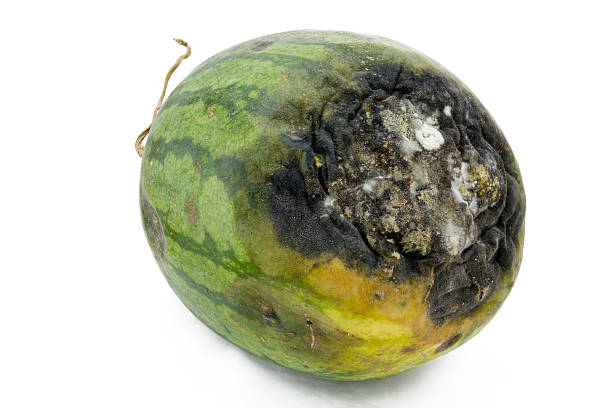
#> input picture dataset/train/semangka1.jpg, 612 x 408 px; its folder holds 4 pictures in this run
$ python deteksi_semangka.py   (older library calls are emulated)
#> lines starting #> are read from the running program, lines starting #| are printed output that depends on the picture
import os
import numpy as np
import pandas as pd
from skimage.feature import graycomatrix, graycoprops
from skimage import io, color
from sklearn.cluster import KMeans
import matplotlib.pyplot as plt
from sklearn.decomposition import PCA
import cv2

# Fungsi untuk mengekstrak fitur GLCM dari gambar
def extract_glcm_features(image_path):
#> called with image_path = 'dataset/train/semangka1.jpg'
    img = cv2.imread(image_path)
#> img is the input picture: shape (408, 612, 3); mean B, G, R 176.9, 194.6, 193.2

    # Convert RGBA to RGB if needed
    if img.shape[-1] == 4:  # If image has 4 channels (RGBA)
        img = cv2.cvtColor(img, cv2.COLOR_BGRA2BGR)

    # Convert to grayscale using cv2 instead of skimage
    img_gray = cv2.cvtColor(img, cv2.COLOR_BGR2GRAY)
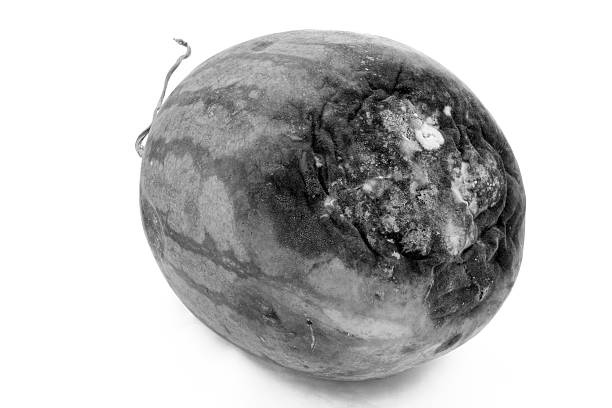
#> img_gray: shape (408, 612); min 0, max 255, mean 192.2

    glcm = graycomatrix(img_gray, distances=[1], angles=[0, np.pi/4, np.pi/2, 3*np.pi/4], symmetric=True, normed=True)

    contrast = graycoprops(glcm, 'contrast')
#> contrast = [[184.5, 251, 166.3, 265.2]]
    dissimilarity = graycoprops(glcm, 'dissimilarity')
#> dissimilarity = [[6.08, 7.33, 5.96, 7.6]]
    homogeneity = graycoprops(glcm, 'homogeneity')
#> homogeneity = [[0.58, 0.562, 0.574, 0.56]]
    energy = graycoprops(glcm, 'energy')
#> energy = [[0.487, 0.484, 0.487, 0.484]]
    correlation = graycoprops(glcm, 'correlation')
#> correlation = [[0.984, 0.978, 0.986, 0.977]]
    ASM = graycoprops(glcm, 'ASM')
#> ASM = [[0.237, 0.235, 0.237, 0.235]]

    # Mengembalikan hasil fitur sebagai array
    features = [np.mean(contrast), np.mean(dissimilarity), np.mean(homogeneity), np.mean(energy), np.mean(correlation), np.mean(ASM)]
#> features = [216.8, 6.74, 0.569, 0.486, 0.981, 0.236]
    return features

# Fungsi untuk memproses gambar dalam folder (latih atau uji)
def process_images_in_folder(folder_path):
    features_list = []
    file_names = []

    # Menyimpan nama file dan fitur-fitur yang diekstrak
    for filename in os.listdir(folder_path):
        if filename.endswith('.jpg') or filename.endswith('.png'):  # Menangani gambar JPG dan PNG
            img_path = os.path.join(folder_path, filename)
            features = extract_glcm_features(img_path)
#> features = [216.8, 6.74, 0.569, 0.486, 0.981, 0.236]
#> pass 3 of the loop in process_images_in_folder, `for filename in os.listdir(folder_path):`:
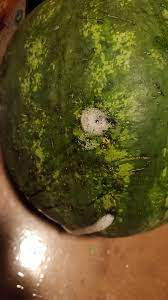
#> input picture dataset/train/semangka2.png, 168 x 300 px
#> in extract_glcm_features, img is the input picture: shape (300, 168, 3); mean B, G, R 41.8, 87.5, 99.7
#> in extract_glcm_features (call 3), `img_gray = cv2.cvtColor(img, cv2.COLOR_BGR2GRAY)`:
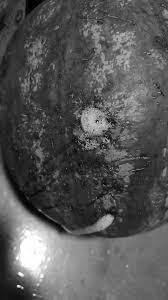
#> img_gray: shape (300, 168); min 0, max 255, mean 86
#> contrast = [[207.7, 306.7, 213.3, 313.8]]
#> dissimilarity = [[8.85, 10.99, 8.62, 11.1]]
#> homogeneity = [[0.199, 0.159, 0.23, 0.16]]
#> energy = [[0.0179, 0.0158, 0.0191, 0.0158]]
#> correlation = [[0.951, 0.928, 0.95, 0.926]]
#> ASM = [[0.000321, 0.000249, 0.000363, 0.000249]]
#> in extract_glcm_features (call 3), `features = [np.mean(contrast), np.mean(dissimilarity), np.mean(homogen..`: features = [260.4, 9.89, 0.187, 0.0171, 0.939, 0.000296]
#> the loop made 4 passes; the first 3 are shown
            features_list.append(features)
            file_names.append(filename)

    # Mengonversi daftar fitur menjadi DataFrame untuk analisis lebih lanjut
    df_features = pd.DataFrame(features_list, columns=['contrast', 'dissimilarity', 'homogeneity', 'energy', 'correlation', 'ASM'])
    df_features['filename'] = file_names
    return df_features

# Folder tempat gambar berada
train_folder = 'dataset/train/'
test_folder = 'dataset/test/'

# Memproses data latih
df_train = process_images_in_folder(train_folder)

# Menampilkan fitur pertama dari data latih untuk memastikan ekstraksi berhasil
print("Data Latih:")
print(df_train.head())

# Menggunakan K-Means untuk klasterisasi (2 klaster: busuk dan Busuk) pada data latih
kmeans = KMeans(n_clusters=2, random_state=0)
df_train['cluster'] = kmeans.fit_predict(df_train[['contrast', 'dissimilarity', 'homogeneity', 'energy', 'correlation', 'ASM']])

# Menentukan label berdasarkan klaster (asumsi klaster 0 adalah busuk, klaster 1 adalah Busuk)
df_train['label'] = df_train['cluster'].apply(lambda x: 'Tidak Busuk' if x == 0 else 'Busuk')

# Menampilkan hasil klasterisasi data latih
print("Hasil Klasterisasi Data Latih:")
print(df_train)

# Menyimpan hasil klasterisasi data latih ke CSV
df_train.to_csv('glcm_train_results.csv', index=False)

# Memproses data uji
df_test = process_images_in_folder(test_folder)
#> (the run stopped early here; a loop or call above may not have finished)
